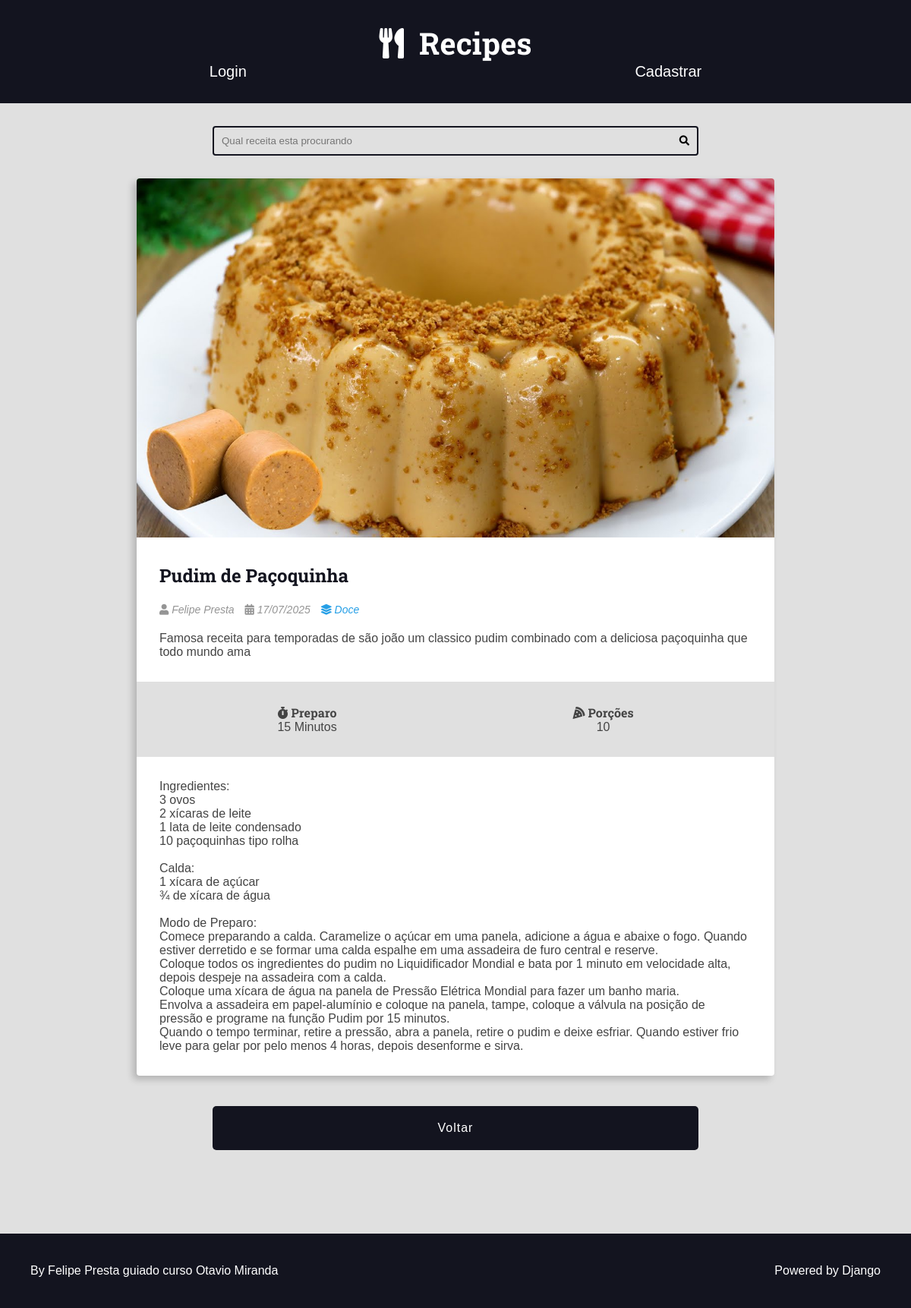
The page /recipes/15/ on the database as committed earlier.
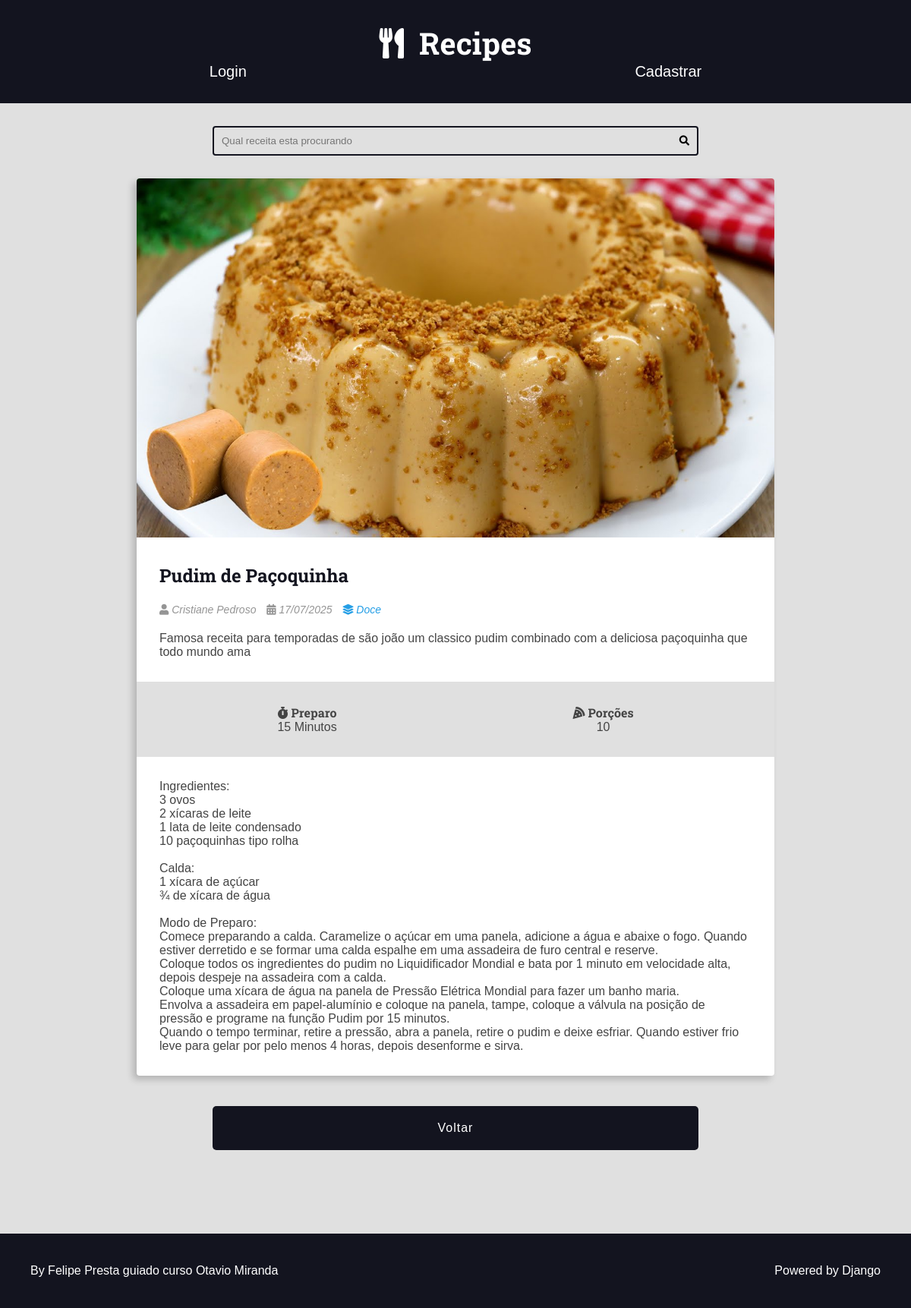
The same page on the database as committed later.
### recipes/models.py (models this page shows, shortened)
class Recipe(models.Model):
    tittle = models.CharField(max_length=65)
    description = models.CharField(max_length=165)
    slug = models.SlugField(unique=True)
    preparation_time = models.IntegerField()
    preparation_time_unit = models.CharField(max_length=65)
    servings_steps = models.IntegerField()
    servings_steps_unit = models.CharField(max_length=65, blank=True, null=True)
    preparation_steps = models.TextField()
    preparation_steps_is_html = models.BooleanField(default=False)
    created_at = models.DateTimeField(auto_now_add=True)
    updated_at = models.DateTimeField(auto_now=True)
    is_published = models.BooleanField(default=False)
    cover = models.ImageField(upload_to='recipes/covers/%Y/%m/%d/', blank=True)
    category = models.ForeignKey(Category, on_delete=models.SET_NULL, null=True)
    author = models.ForeignKey(User, on_delete=models.SET_NULL, null=True)

class Category(models.Model):
    name = models.CharField(max_length=65)

### recipes/views.py (the view)
# urls.py: path('recipes/<int:id>/', views.recipes, name='recipe_detail'),
def recipes(request, id):
    page = request.GET.get('page', 1)
    if request.user.is_authenticated:
        recipe = get_object_or_404(
            Recipe,
            Q(id=id) & (Q(is_published=True) | Q(author=request.user))
        )
    else:
        recipe = get_object_or_404(
            Recipe,
            id=id,
            is_published=True
        )
    return render(request, 'recipes/recipes_description.html', context={
        'recipe': recipe,
        'is_datail_page': True,
        'page': page
    })

### recipes/templates/recipes/recipes_description.html (shortened to what this page needs)
{% extends 'base.html' %}
{% block body %}
    {% include 'recipes/partials/search.html' %}
    <div class="main-content-container">
        <div class="main-content main-content-detail container">
            {% include 'recipes/partials/recipe.html' %}
        </div>
    </div>
    <div class="form-group form-content-grid center">
        <a href="{% url 'recipes:home' %}?page={{ page }}">
          <button type="button">Voltar</button>
        </a>
    </div>
{% endblock %}

### recipes/templates/recipes/partials/recipe.html (shortened to what this page needs)
<div class="recipe recipe-list-item">
    {% if recipe.cover %}
        <div class="recipe-cover">
            <a href="{% url 'recipes:recipe_detail' recipe.id %}">
                 <img src="{{ recipe.cover.url }}" alt="temporario">
            </a>
        </div>
    {% endif %}
    <div class="recipe-title-container">
        <h2 class="recipe-title">
            <a href="{% url 'recipes:recipe_detail' recipe.id %}">
                {{ recipe.tittle }}
            </a>
        </h2>
    </div>
     <div class="recipe-author">
        <span class="recipe-author-item">
            <i class="fas fa-user"></i>
            {% if recipe.author.first_name %}
                {{ recipe.author.first_name }} {{ recipe.author.last_name }}
            {% else %}
                {{ recipe.author.username }}
            {% endif %}
        </span>
        <span class="recipe-author-item">
            <i class="fas fa-calendar-alt"></i>
            {{ recipe.created_at|date:"d/m/Y" }}
        </span>
        {% if recipe.category is not None %}
            <span class="recipe-author-item">
                <a href=" {% url 'recipes:category' recipe.category.id %}">
                    <i class="fas fa-layer-group"></i>
                    <span>{{ recipe.category.name }}</span>
                </a>
            </span>
        {% endif %}
    </div>
    <div class="recipe-content">
        <p>{{ recipe.description }}</p>
    </div>
     <div class="recipe-meta-container">
        <div class="recipe-meta recipe-preparation">
            <h3 class="recipe-meta-title"><i class="fas fa-stopwatch"></i> Preparo</h3>
            <div class="recipe-meta-text">
                {{ recipe.preparation_time }} {{ recipe.preparation_time_unit }}
            </div>
        </div>
        <div class="recipe-meta recipe-servings">
            <h3 class="recipe-meta-title"><i class="fas fa-pizza-slice"></i> Porções</h3>
            <div class="recipe-meta-text">
                {{ recipe.servings_steps }} {{ recipe.servings_unit }}
            </div>
        </div>
    </div>
    {% if is_datail_page is True %}
        <div class="preparation-steps">
            {% if recipe.preparation_steps_is_html is True %}
                {{ recipe.preparation_steps|safe }}
            {% else %}
                {{ recipe.preparation_steps|linebreaksbr }}
            {% endif %}
        </div>
    {% endif %}
</div>

Rows that differ between the two databases and show on the page:
changed Recipe "Pudim de Paçoquinha": author.first_name "Felipe" → "Cristiane"; author.last_name "Presta" → "Pedroso"
